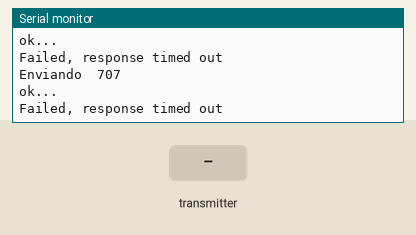
This sketch was run on a simulated Arduino Uno, built with avr-gcc and run on an emulated ATmega328P. Shown: the last lines printed to the serial monitor. The test bench sets the inputs (shaded band). No radio packets arrive unless stated.

Above: at 1.2 s.
1.3 s: the transmitter starts sending got_time = 0
At 1.73 s:
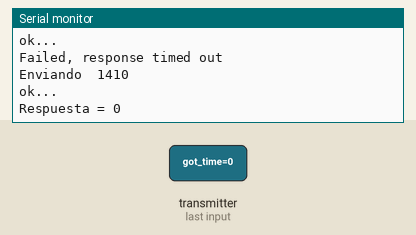
3.4 s: the transmitter starts sending got_time = 256
At 3.74 s:
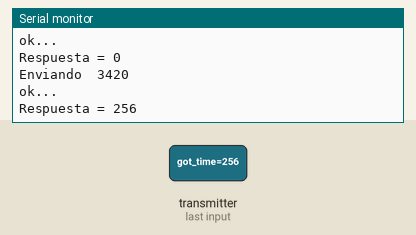
Timing chart, 0 to 6.4 s (numbered marks = the images above; inputs shaded):
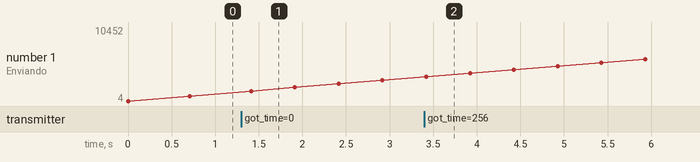

Measured:
- after the input at 1.3 s, the serial monitor: prints a new line after 0.14 s (image 1)
- after the input at 3.4 s, the serial monitor: prints a new line at once (image 2)
- plotted number 1: 707 → 2917 after the input at 1.3 s, 2917 → 10452 after the input at 3.4 s

The sketch:

transceiver-tx-mode.ino
```cpp
/*  ----------------------------------------------------------------
    http://www.prometec.net/duplex-nrf2401
    Prog_79B_Emisor

    Usando un NRF2401 para comunicar dos Arduinos en modo Duplex
    Programa Emisor:
   --------------------------------------------------------------------
 */
#include <SPI.h>
#include "nRF24L01.h"
#include "RF24.h"

RF24 radio(9,10);

const uint64_t pipes[2] = { 0xF0F0F0F0E1LL, 0xF0F0F0F0D2LL }; //LongLong = 64 bits.

void setup(void)
{
  pinMode(10, OUTPUT);
  Serial.begin(9600);
  radio.begin();

  radio.setRetries(15,15); // Maximos reintentos
  //radio.setPayloadSize(8);   // Reduce el payload de 32 si tienes problemas

  // Open pipes to other nodes for communication
  radio.openWritingPipe(pipes[0]);
  radio.openReadingPipe(1,pipes[1]);
}

void loop(void)
{
  radio.stopListening(); // Paramos la escucha para poder hablar
  unsigned long time = millis();
  Serial.print("Enviando  ");
  Serial.println(time);
  bool ok = radio.write( &time, sizeof(unsigned long) );

  if (ok)
    Serial.println("ok...");
  else
    Serial.println("failed");

  radio.startListening(); //Volvemos a la escucha

  unsigned long started_waiting_at = millis();
  bool timeout = false;
  while ( !radio.available() && !timeout ) // Esperasmos repsuesta hasta 200ms
    if (millis() - started_waiting_at > 200 ) timeout = true;

  if ( timeout )
    Serial.println("Failed, response timed out");
  else
  { // Leemos el mensaje recibido
    unsigned long got_time;
    radio.read( &got_time, sizeof(unsigned long) );

    Serial.print("Respuesta = ");
    Serial.println(got_time);
  }
  delay(500);
}
```
